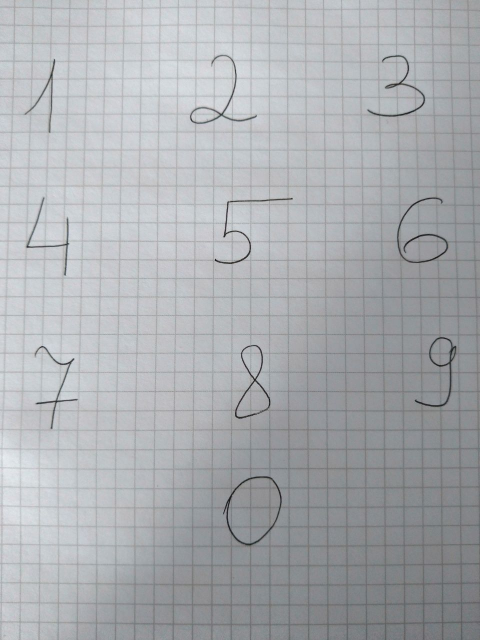
#> input picture src/experiments/full_data/0.jpg, 960 x 1280 px, found by its file name (shown at 1/2 size); its folder holds only this picture in this run
$ python Cvasya.py   (older library calls are emulated)
#> lines starting #> are read from the running program, lines starting #| are printed output that depends on the picture; after the words box and inside, x2 and y2 are one past the last pixel; in counts of white or black regions, pixels touching at a corner belong together
import cv2


class Cvasya:
    """Library for image transforming."""

    @staticmethod
    def bgr_to_mnist(img, interpolation=cv2.INTER_AREA):
        """
        Transform digit image into MNIST format (white digit with black background).

        :param img: Input BGR image.
        :param interpolation: Interpolation type for cv2.resize.
        :return: 28 by 28 greyscale image
        """
        gray = ~cv2.cvtColor(img, cv2.COLOR_BGR2GRAY)
        res = cv2.resize(gray, (28, 28), interpolation=interpolation)
        _, mnist_img = cv2.threshold(res, 0, 255, cv2.THRESH_OTSU + cv2.THRESH_TOZERO)
        return mnist_img

    @staticmethod
    def otsu(img):
        return cv2.threshold(img, 0, 255, cv2.THRESH_OTSU + cv2.THRESH_TOZERO)[1]

    @staticmethod
    def detect_digits_bgr(img):
        c_lap = 1.9
#> c_lap = 1.9
        c_agf = 5
        blur_ker = (9, 9)
        block_lap = 11
        block_agf = 11

        gray = cv2.cvtColor(img, cv2.COLOR_BGR2GRAY)
#> img is the input picture: shape (1280, 960, 3); mean B, G, R 176.9, 173.3, 170.6
        gray = cv2.blur(gray, blur_ker)
        bin_agf = cv2.adaptiveThreshold(gray, 255, cv2.ADAPTIVE_THRESH_GAUSSIAN_C, cv2.THRESH_BINARY, block_agf, c_agf)
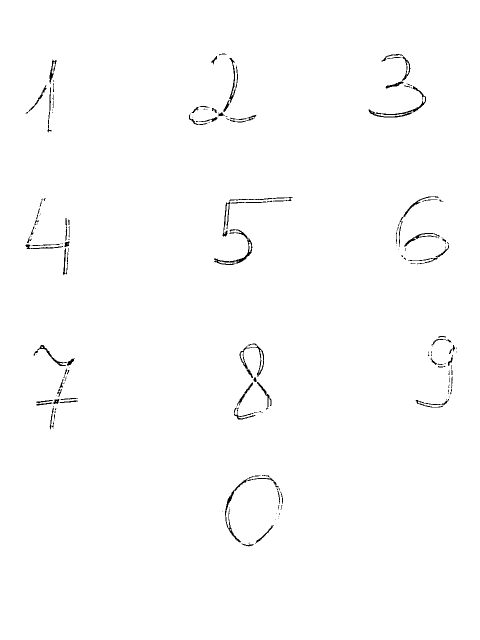
#> bin_agf: shape (1280, 960) (shown at 1/2 size); 99.1% white; black in thin lines or dots, all inside (x1, y1, x2, y2) = (51, 107, 914, 1093)
        laplace = cv2.Laplacian(gray, cv2.CV_8U)
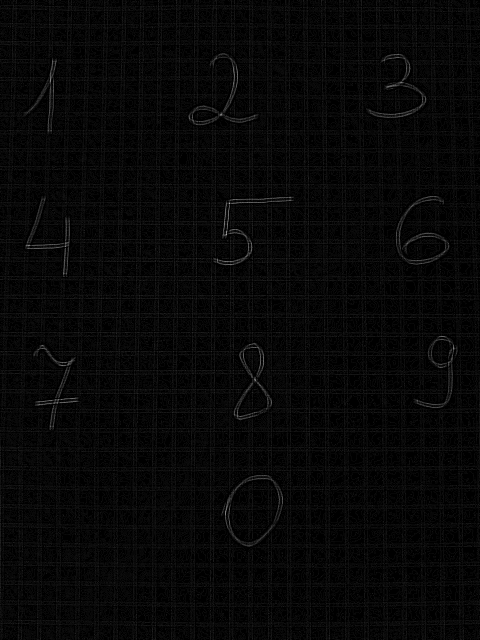
#> laplace: shape (1280, 960) (shown at 1/2 size); min 0, max 19, mean 0.536; drawn with min black and max white
        bin_lap = cv2.adaptiveThreshold(laplace, 255, cv2.ADAPTIVE_THRESH_GAUSSIAN_C, cv2.THRESH_BINARY, block_lap, c_lap)
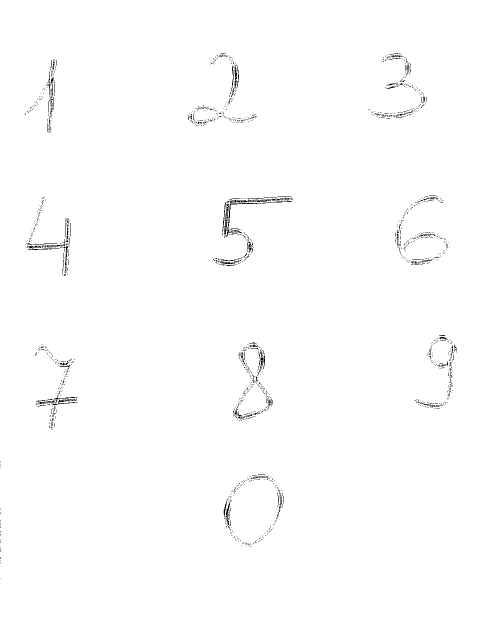
#> bin_lap: shape (1280, 960) (shown at 1/2 size); 99.3% white; black in thin lines or dots, all inside (x1, y1, x2, y2) = (0, 106, 913, 1157)

        contours_lap, _ = cv2.findContours(
                                      image=bin_lap,
                                      mode=cv2.RETR_TREE,
                                      method=cv2.CHAIN_APPROX_NONE
                          )
#> contours_lap = 2645 contours, 2495 with area under 20; largest, box (x1, y1, x2, y2) and area: (0, 0, 960, 1280) 1226553, (452, 405, 511, 475) 374, (438, 521, 475, 529) 132, (451, 1003, 461, 1035) 128, (62, 496, 115, 501) 126
        contours_agf, _ = cv2.findContours(
                                      image=bin_agf,
                                      mode=cv2.RETR_TREE,
                                      method=cv2.CHAIN_APPROX_NONE
                          )
#> contours_agf = 266 contours, 154 with area under 20; largest, box (x1, y1, x2, y2) and area: (0, 0, 960, 1280) 1226561, (736, 171, 853, 236) 942, (478, 690, 529, 757) 926, (444, 393, 587, 475) 908, (427, 475, 506, 531) 751
        img_lap = img.copy()
        img_agf = img.copy()
#> (the run stopped early here; a loop or call above may not have finished)
